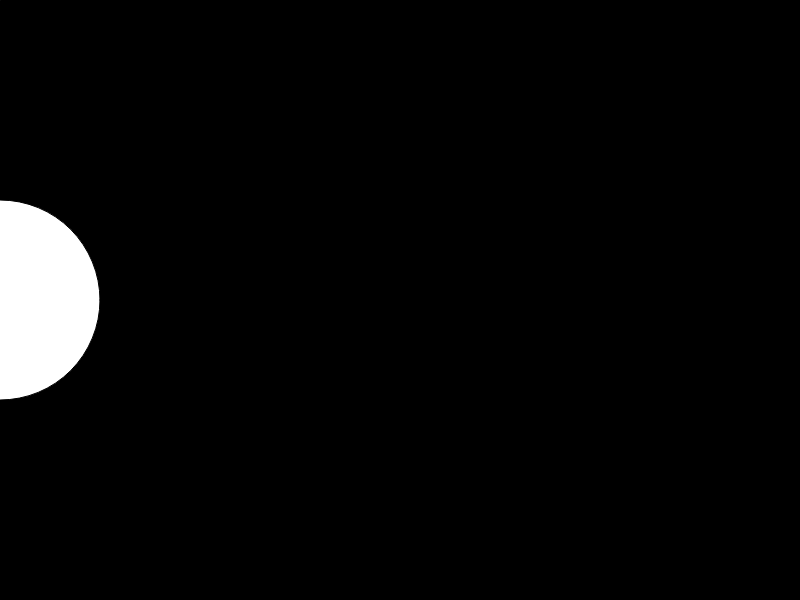
Frame 1 (no input)
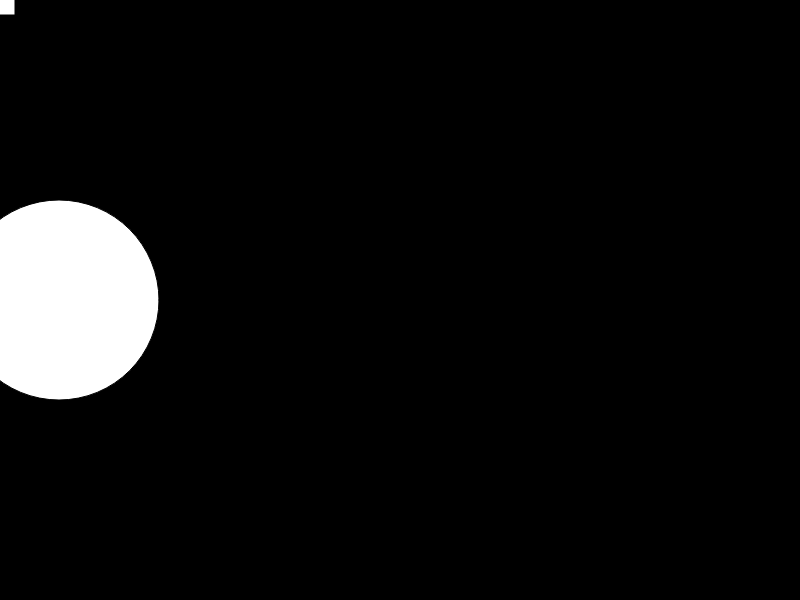
Frame 60 (no input)
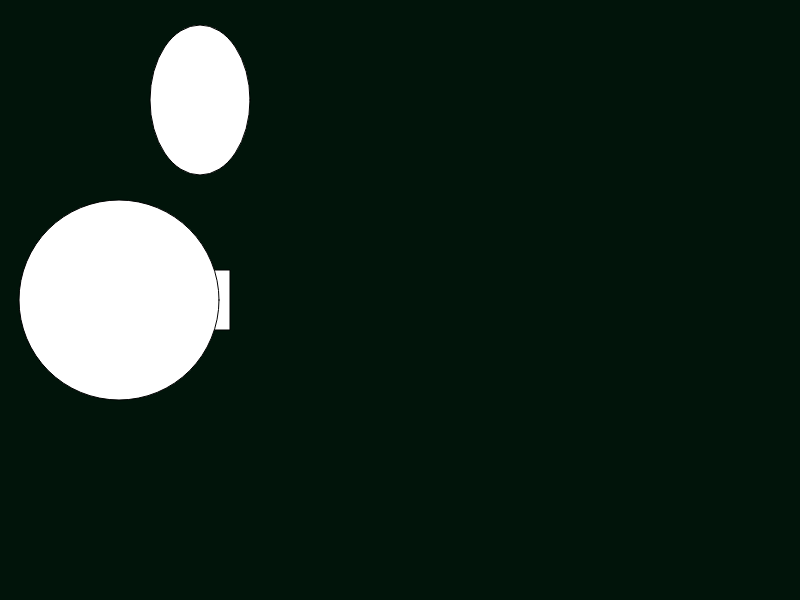
Frame 120 (the mouse pressed at the canvas centre since frame 60)

The p5.js sketch that drew these frames (run headless with seeded random() and noise() and a simulated clock; from frame 60 on, the mouse is pressed at the canvas centre):

// p5.js sketch
// ── sketch.js
/*
<><><><><><><><><><><><><><><><><><><><><>
	USING VARIABLES

	Introducing...
	- Data Types
	- Variables
	- Constants
	- Operators
	- mousePressed()
	- keyPressed()

	Press Mouse to change background color
<><><><><><><><><><><><><><><><><><><><><>
*/

//DECLARING GLOBAL VARIABLES:
//globally scoped variables declared outside of setup() and draw() can be used anywhere in sketch.

let num = 100;		//creates a variable called num, and assigns a value of 100, a Number data type.
let ellipseHeight = 50;	//creates a variable called ellipseHeight and assigns a value of 50;
let grow = 0.5;		//creates a variable called grow and assigns a value of 0.5;
let xLocation = 0;

//declaring variables for background color
let r = 0;
let g = 0;
let b = 0;

//DECLARING GLOBAL CONSTANTS:
//unlike variables, constants cannot be reassigned after declaration.
//like variables, globally scoped constants declared outside of setup() and draw() can be used anywhere.

const centerPosX = 400;
const centerPosY = 300;

function setup() //runs only once.
{
	createCanvas(800, 600);
	let example = 75; //QUESTION: will I be able to use this variable in draw()?
}

function draw() //draw runs forever, unless event function is called.
{
	background(r, g, b);
	
	ellipse (mouseX / 2, mouseY - 200, num, ellipseHeight + 100);
	
	rectMode(CENTER);
	rect(mouseX * 0.5, mouseY, grow, grow);
	
	ellipse(xLocation, height / 2, width / 4, width / 4);
	
	//increment by 1, written 3 different ways:
	//xLocation = xLocation + 1;
	//xLocation += 1;
	xLocation++;
	
	//decrement by 1, written 3 different ways:
	//xLocation = xLocation - 1;
	//xLocation -= 1;
	//xLocation--;
	
	grow += 0.5; //same as grow = grow + 0.5;
	
	//use print() or console.log() to print to console
	//print(num);
	//print(grow);
	//print(xLocation);
	//console.log(xLocation);
}

function mousePressed() //code block runs once, only when moused is pressed, then returns to draw() loop.
{
	r++;
	g+=20;
	b+=10;
}

function keyPressed() //code block runs once, only when key is pressed, then returns to draw() loop.
{
	//put some cool code here that will respond to key press
}
